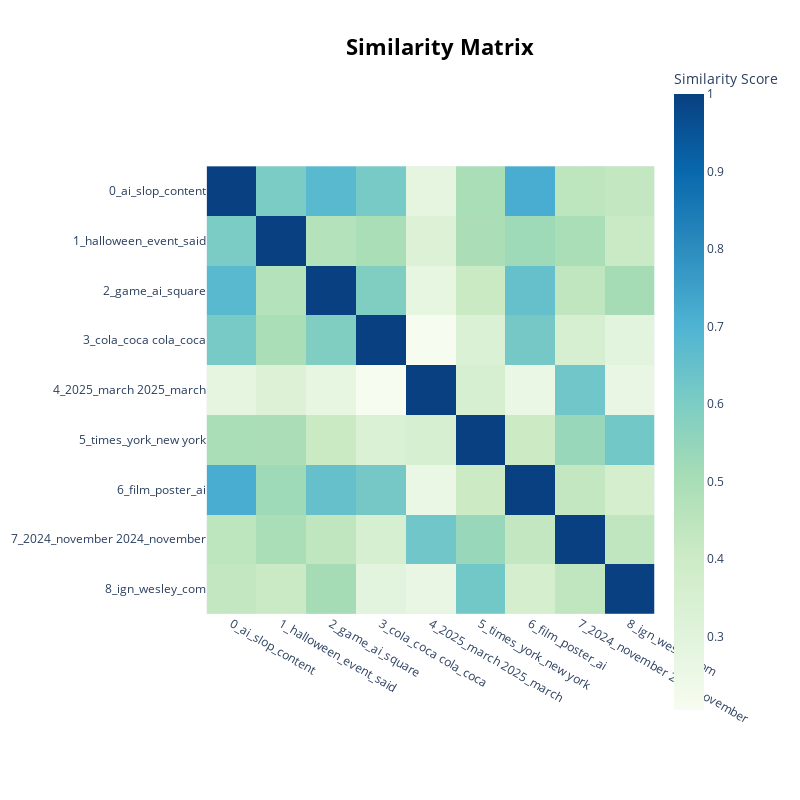

The code cell stored with this chart in its notebook:
### Code cell
topic_model.visualize_heatmap()

### Figure 1 — Plotly figure (JSON) as saved in the notebook; plotly's stock layout.template omitted (floating-point values rounded to 4 significant figures)
{"data": [{"coloraxis": "coloraxis", "hovertemplate": "x: %{x}<br>y: %{y}<br>Similarity Score: %{z}<extra></extra>", "name": "0", "type": "heatmap", "x": ["0_ai_slop_content", "1_halloween_event_said", "2_game_ai_square", "3_cola_coca cola_coca", "4_2025_march 2025_march", "5_times_york_new york", "6_film_poster_ai", "7_2024_november 2024_november", "8_ign_wesley_com"], "xaxis": "x", "y": ["0_ai_slop_content", "1_halloween_event_said", "2_game_ai_square", "3_cola_coca cola_coca", "4_2025_march 2025_march", "5_times_york_new york", "6_film_poster_ai", "7_2024_november 2024_november", "8_ign_wesley_com"], "yaxis": "y", "z": [[1.0, 0.6031, 0.6769, 0.6111, 0.2803, 0.4976, 0.718, 0.4465, 0.4292], [0.6031, 1.0, 0.4693, 0.4988, 0.3258, 0.494, 0.5243, 0.4968, 0.413], [0.6769, 0.4693, 1.0, 0.592, 0.2759, 0.4091, 0.6502, 0.4382, 0.5089], [0.6111, 0.4988, 0.592, 1.0, 0.2052, 0.3334, 0.6167, 0.3532, 0.2896], [0.2803, 0.3258, 0.2759, 0.2052, 1.0, 0.3535, 0.2575, 0.6267, 0.2672], [0.4976, 0.494, 0.4091, 0.3334, 0.3535, 1.0, 0.4049, 0.5355, 0.6221], [0.718, 0.5243, 0.6502, 0.6167, 0.2575, 0.4049, 1.0, 0.4302, 0.3625], [0.4465, 0.4968, 0.4382, 0.3532, 0.6267, 0.5355, 0.4302, 1.0, 0.4397], [0.4292, 0.413, 0.5089, 0.2896, 0.2672, 0.6221, 0.3625, 0.4397, 1.0]]}], "layout": {"coloraxis": {"colorbar": {"title": {"text": "Similarity Score"}}, "colorscale": [[0, "rgb(247,252,240)"], [0.125, "rgb(224,243,219)"], [0.25, "rgb(204,235,197)"], [0.375, "rgb(168,221,181)"], [0.5, "rgb(123,204,196)"], [0.625, "rgb(78,179,211)"], [0.75, "rgb(43,140,190)"], [0.875, "rgb(8,104,172)"], [1, "rgb(8,64,129)"]]}, "height": 800, "hoverlabel": {"bgcolor": "white", "font": {"family": "Rockwell", "size": 16}}, "legend": {"title": {"text": "Trend"}}, "margin": {"t": 60}, "showlegend": true, "title": {"font": {"color": "Black", "size": 22}, "text": "<b>Similarity Matrix</b>", "x": 0.55, "xanchor": "center", "y": 0.95, "yanchor": "top"}, "width": 800, "xaxis": {"anchor": "y", "constrain": "domain", "domain": [0, 1], "scaleanchor": "y"}, "yaxis": {"anchor": "x", "autorange": "reversed", "constrain": "domain", "domain": [0, 1]}}}
